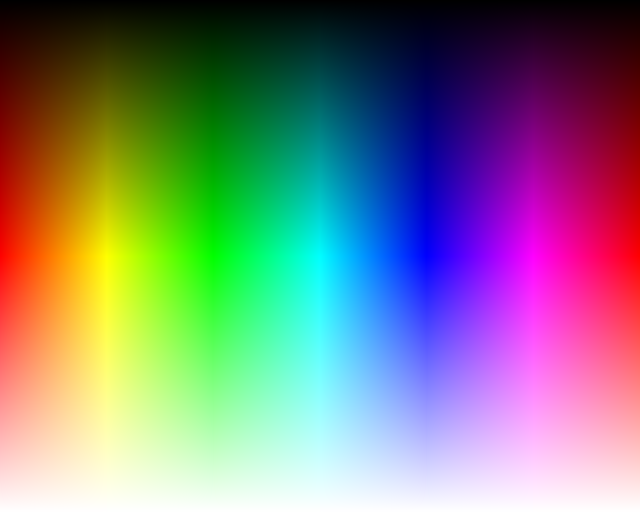
#> input picture research_findings/wrinkle-curl-risk/test_images/saturation_color_space.png, 1280 x 1024 px (shown at 1/2 size)
$ python wrinkle_curl.py test_images/saturation_color_space.png test_images/saturation_color_space.png
#> lines starting #> are read from the running program, lines starting #| are printed output that depends on the picture; after the words box and inside, x2 and y2 are one past the last pixel; in counts of white or black regions, pixels touching at a corner belong together; long printed decimals are rounded
import cv2 as cv
import numpy as np
import sys

# LOGGING = False for printing out just page assessments and significant values. True for showing intermediate images as well
# SINGLE_PAGE = False if a full assessment of a front and back is being done
LOGGING = False
SINGLE_PAGE = False

# Threshold values
WC_MIN_COV = 0.6                # Threshold for average ink density (ink drop per pixel)
WC_ASY_BOUND = 0.4              # Threshold for average ink density differences

# Constants for resizing and border sizes
BORDER_WEIGHT = 0.1             # Percentage of the image that a single border side takes up
RESIZE_WIDTH = 500              # Number of pixels wide that the resized image should be

# OpenCV defined maximum values for hue, saturation, and value
MAX_HUE = 180
MAX_SATURATION = 255
MAX_VALUE = 255

# 0 - UPPER_BLACK_VALUE = Blacks (blacks are dark no matter the saturation)
# UPPER_BLACK_VALUE - UPPER_DARK_VALUE = Dark colors (Dark no matter the saturation)
# UPPER_DARK_VALUE - MAX_VALUE = Vibrant colors (Split between medium and high saturation)
UPPER_BLACK_VALUE = 50
UPPER_DARK_VALUE = 160

# 0 - UPPER_WEAK_SATURATION = Very low saturation (0 ink weight)
# UPPER_WEAK_SATURATION - UPPER_MED_SATURATION = Medium saturation
# UPPER_MED_SATURATION - MAX_SATURATION = High saturation
UPPER_WEAK_SATURATION = 80
UPPER_MED_SATURATION = 180

# Constants that define different hues in the colorspace
# These hues will be separated individually among dark, vibrant, and medium saturation.
LOWER_RED_TWO_HUE = 160
UPPER_RED_TWO_HUE = 180

LOWER_RED_ONE_HUE = 0
UPPER_RED_ONE_HUE = 10

LOWER_ORANGE_YELLOW_HUE = 11
UPPER_ORANGE_YELLOW_HUE = 39

LOWER_GREEN_HUE = 40
UPPER_GREEN_HUE = 70

LOWER_TEAL_HUE = 71
UPPER_TEAL_HUE = 99

LOWER_BLUE_HUE = 100
UPPER_BLUE_HUE = 130

LOWER_PURPLE_PINK_HUE = 131
UPPER_PURPLE_PINK_HUE = 159


# Class to store risk scores and problematic indicators
class RiskResult:
  def __init__(self, wrinkle_score, wrinkle_problematic, curl_score, curl_problematic):
    self.wrinkle_score = wrinkle_score
    self.wrinkle_problematic = wrinkle_problematic
    self.curl_score = curl_score
    self.curl_problematic = curl_problematic


# Get the number of pixels that fall within the inputted HSV range
def get_ink_coverage(img_hsv, lower_bound, upper_bound, window_name, hue_name):
    mask = cv.inRange(img_hsv, lower_bound, upper_bound)
    coverage = cv.countNonZero(mask)

    if (LOGGING):
        print("Showing mask of hue: ", hue_name)
        cv.imshow(window_name, mask)
        k = cv.waitKey(0)

    return coverage

# Get masks of the border and inside areas of the image, inputted image is assumed to be RGB
def return_border_masks(image):
    # Calculate the positions where the top border ends and left border ends. Get percentage of image that the inner rectangle takes up
    rect_pct = 1 - 2 * BORDER_WEIGHT
    border_top = int(image.shape[0] * BORDER_WEIGHT)
    border_left = int(image.shape[1] * BORDER_WEIGHT)

   # Get dimensions of the main inner rectangle
    rect_height = int(image.shape[0] * rect_pct)
    rect_width = int(image.shape[1] * rect_pct)

   # Create the inner region mask. The borders will be white
    inside_mask = np.full(image.shape, 255, np.uint8)
    inside_mask[border_top:border_top+rect_height,border_left:border_left+rect_width] = image[border_top:border_top+rect_height,border_left:border_left+rect_width]

    # Create the border mask. The inside will be white
    border_mask = np.full(image.shape, 255, np.uint8)
    border_mask[:, 0:border_left] = image[:, 0:border_left]
    border_mask[0:border_top, :] = image[0:border_top, :]
    border_mask[:, border_left + rect_width:] = image[:, border_left + rect_width:]
    border_mask[border_top + rect_height:, :] = image[border_top + rect_height:, :]

    if (LOGGING):
        cv.imshow("Border mask", border_mask)
        k = cv.waitKey(0)

        cv.imshow("Inside mask", inside_mask)
        k = cv.waitKey(0)

    return inside_mask, border_mask, rect_height, rect_width

# Get the average ink densities of the inside mask and border mask and take the difference between the two
def get_border_difference(inside_mask, border_mask, rect_height, rect_width, page_area):
    inside_ink_coverage = get_ink_per_pixel_coverage(inside_mask, float(rect_height * rect_width))
    border_ink_coverage = get_ink_per_pixel_coverage(border_mask, (page_area - float(rect_height * rect_width)))

    print("\nAverage drops of ink per pixel in border: ", border_ink_coverage)
    print("Average drops of ink per pixel in inside: ", inside_ink_coverage)

    return abs(inside_ink_coverage - border_ink_coverage)

# Get the number of pixels in the inputted HSV image that fall within hue ranges that should have an ink density of 0.5 drops per pixel
def get_weight_half_coverage(hsv_img):
    # Light orange and yellow
    half_weight_coverage = get_ink_coverage(hsv_img, np.array([LOWER_ORANGE_YELLOW_HUE, UPPER_WEAK_SATURATION, UPPER_DARK_VALUE]),
                                            np.array([UPPER_ORANGE_YELLOW_HUE, UPPER_MED_SATURATION, MAX_VALUE]),
                                            "Masked Light Orange and Yellow", "Light Orange/Yellow")
    # Light teal
    half_weight_coverage += get_ink_coverage(hsv_img, np.array([LOWER_TEAL_HUE, UPPER_WEAK_SATURATION, UPPER_DARK_VALUE]),
                                             np.array([UPPER_TEAL_HUE, UPPER_MED_SATURATION, MAX_VALUE]),
                                             "Masked Light Teal", "Light Teal")
    # Light pink and purple
    half_weight_coverage += get_ink_coverage(hsv_img, np.array([LOWER_PURPLE_PINK_HUE, UPPER_WEAK_SATURATION, UPPER_DARK_VALUE]),
                                             np.array([UPPER_PURPLE_PINK_HUE, UPPER_MED_SATURATION, MAX_VALUE]),
                                             "Masked Light Pink/Purple", "Light Pink/Purple")

    return float(0.5 * half_weight_coverage)

# Get the number of pixels in the inputted HSV image that fall within hue ranges that should have an ink density of 1 drop per pixel
def get_weight_one_coverage(hsv_img):
    # Black
    one_weight_coverage = get_ink_coverage(hsv_img, np.array([0, 0, 0]),
                                           np.array([MAX_HUE, MAX_SATURATION, UPPER_BLACK_VALUE]),
                                           "Masked Black", "Black")
    # Light red(on both sides of the HSV hue spectrum)
    one_weight_coverage += get_ink_coverage(hsv_img, np.array([LOWER_RED_ONE_HUE, UPPER_WEAK_SATURATION, UPPER_DARK_VALUE]),
                                            np.array([UPPER_RED_ONE_HUE, UPPER_MED_SATURATION, MAX_VALUE]),
                                            "Masked Light Red One", "Light Red One")
    one_weight_coverage += get_ink_coverage(hsv_img, np.array([LOWER_RED_TWO_HUE, UPPER_WEAK_SATURATION, UPPER_DARK_VALUE]),
                                            np.array([UPPER_RED_TWO_HUE, UPPER_MED_SATURATION, MAX_VALUE]),
                                            "Masked Light Red Two", "Light Red Two")
    # Light green
    one_weight_coverage += get_ink_coverage(hsv_img, np.array([LOWER_GREEN_HUE, UPPER_WEAK_SATURATION, UPPER_DARK_VALUE]),
                                            np.array([UPPER_GREEN_HUE, UPPER_MED_SATURATION, MAX_VALUE]),
                                            "Masked Light Green", "Light Green")
    # Light blue
    one_weight_coverage += get_ink_coverage(hsv_img, np.array([LOWER_BLUE_HUE, UPPER_WEAK_SATURATION, UPPER_DARK_VALUE]),
                                            np.array([UPPER_BLUE_HUE, UPPER_MED_SATURATION, MAX_VALUE]),
                                            "Masked Light Blue", "Light Blue")
    # Vibrant orange and yellow
    one_weight_coverage += get_ink_coverage(hsv_img, np.array([LOWER_ORANGE_YELLOW_HUE, UPPER_MED_SATURATION, UPPER_DARK_VALUE]),
                                            np.array([UPPER_ORANGE_YELLOW_HUE, MAX_SATURATION, MAX_VALUE]),
                                            "Masked Vibrant Orange/Yellow", "Vibrant Orange/Yellow")
    # Vibrant teal
    one_weight_coverage += get_ink_coverage(hsv_img, np.array([LOWER_TEAL_HUE, UPPER_MED_SATURATION, UPPER_DARK_VALUE]),
                                            np.array([UPPER_TEAL_HUE, MAX_SATURATION, MAX_VALUE]),
                                            "Masked Vibrant Teal", "Vibrant Teal")
    # Vibrant pink and purple
    one_weight_coverage += get_ink_coverage(hsv_img, np.array([LOWER_PURPLE_PINK_HUE, UPPER_MED_SATURATION, UPPER_DARK_VALUE]),
                                            np.array([UPPER_PURPLE_PINK_HUE, MAX_SATURATION, MAX_VALUE]),
                                            "Masked Vibrant Pink/Purple", "Vibrant Pink/Purple")

    return float(one_weight_coverage)

# Get the number of pixels in the inputted HSV image that fall within hue ranges that should have an ink density of 1.5 drops per pixel
def get_weight_one_half_coverage(hsv_img):
   # Dark orange
   one_half_weight_coverage = get_ink_coverage(hsv_img, np.array([LOWER_ORANGE_YELLOW_HUE, 0, UPPER_BLACK_VALUE]),
                                               np.array([UPPER_ORANGE_YELLOW_HUE, MAX_SATURATION, UPPER_DARK_VALUE]),
                                               "Masked Dark Orange/Yellow", "Dark Orange/Yellow")
   # Dark teal
   one_half_weight_coverage += get_ink_coverage(hsv_img, np.array([LOWER_TEAL_HUE, 0, UPPER_BLACK_VALUE]),
                                                np.array([UPPER_TEAL_HUE, MAX_SATURATION, UPPER_DARK_VALUE]),
                                                "Masked Dark Teal", "Dark Teal")
    # Dark pink and purple
   one_half_weight_coverage += get_ink_coverage(hsv_img, np.array([LOWER_PURPLE_PINK_HUE, 0, UPPER_BLACK_VALUE]),
                                                np.array([UPPER_PURPLE_PINK_HUE, MAX_SATURATION, UPPER_DARK_VALUE]),
                                                "Masked Dark Pink/Purple", "Dark Pink/Purple")

   return float (1.5 * one_half_weight_coverage)

# Get the number of pixels in the inputted HSV image that fall within hue ranges that should have an ink density of 2 drops per pixel
def get_weight_two_coverage(hsv_img):
   # Dark and Vibrant Red (both sides of the HSV hue spectrum)
   two_weight_coverage = get_ink_coverage(hsv_img, np.array([LOWER_RED_ONE_HUE, UPPER_MED_SATURATION, UPPER_BLACK_VALUE]),
                                          np.array([UPPER_RED_ONE_HUE, MAX_SATURATION, MAX_VALUE]),
                                          "Masked Dark and Vibrant Red One", "Dark and Vibrant Red One")
   two_weight_coverage += get_ink_coverage(hsv_img, np.array([LOWER_RED_TWO_HUE, UPPER_MED_SATURATION, UPPER_BLACK_VALUE]),
                                           np.array([UPPER_RED_TWO_HUE, MAX_SATURATION, MAX_VALUE]),
                                           "Masked Dark and Vibrant Red Two", "Dark and Vibrant Red Two")
   # Dark and Vibrant Green
   two_weight_coverage += get_ink_coverage(hsv_img, np.array([LOWER_GREEN_HUE, UPPER_MED_SATURATION, UPPER_BLACK_VALUE]),
                                           np.array([UPPER_GREEN_HUE, MAX_SATURATION, MAX_VALUE]),
                                           "Masked Dark and Vibrant Green", "Dark and Vibrant Green")
   # Dark and Vibrant Blue
   two_weight_coverage += get_ink_coverage(hsv_img, np.array([LOWER_BLUE_HUE, UPPER_MED_SATURATION, UPPER_BLACK_VALUE]),
                                           np.array([UPPER_BLUE_HUE, MAX_SATURATION, MAX_VALUE]),
                                           "Masked Dark and Vibrant Blue", "Dark and Vibrant Blue")

   return float(2 * two_weight_coverage)

# Get the overall average ink drop per pixel value for the whole image, using a weighted average
def get_ink_per_pixel_coverage(hsv_img, area):

    # get all coverages of different weights

    if (LOGGING):
        print("\nGetting hues with ink density 0.5 drops/pixel...")

    half_weight_coverage = get_weight_half_coverage(hsv_img)

    if (LOGGING):
        print("\nGetting hues with ink density 1 drop/pixel...")

    one_weight_coverage = get_weight_one_coverage(hsv_img)

    if (LOGGING):
        print("\nGetting hues with ink density 2 drops/pixel...")

    two_weight_coverage = get_weight_two_coverage(hsv_img)

    if (LOGGING):
        print("\nGetting hues with ink density 1.5 drops/pixel...")

    one_half_weight_coverage = get_weight_one_half_coverage(hsv_img)

    # Get sum of all coverages and divide by the total area of the image
    total_ink_coverage = one_weight_coverage + two_weight_coverage + half_weight_coverage + one_half_weight_coverage
    overall_coverage = float(total_ink_coverage / area)

    return overall_coverage


# For resizing the image
def resize(img):
    dim = (RESIZE_WIDTH, int(float(RESIZE_WIDTH) *  float(img.shape[0]) / float(img.shape[1])))
    resized = cv.resize(img, dim)
    return resized

# Do a single page assessment of the inputted OpenCV image object
def get_single_page_assessment(img):

    # Resize image
    img = resize(img)

    if (LOGGING):
        cv.imshow("Original Image Resized", img)

    # Convert to HSV color space
    hsvcolorspace = cv.cvtColor(img, cv.COLOR_BGR2HSV)

    if (LOGGING):
        cv.imshow("HSV Converted Image", hsvcolorspace)
        k = cv.waitKey(0)

    # get page area and get the average ink density
    page_area = float(hsvcolorspace.shape[0] * hsvcolorspace.shape[1])

    total_coverage = get_ink_per_pixel_coverage(hsvcolorspace, page_area)
    print("\nAverage drops of ink per pixel: ", total_coverage)

    # Use the resized RGB image (before converting to hsv) to get the border and non-border masks
    inside_mask, border_mask, rect_height, rect_width = return_border_masks(img)
    inside_hsv = cv.cvtColor(inside_mask, cv.COLOR_BGR2HSV)
    border_hsv = cv.cvtColor(border_mask, cv.COLOR_BGR2HSV)

    if (LOGGING):
        cv.imshow("HSV Converted Inside Mask", inside_hsv)
        k = cv.waitKey(0)
        cv.imshow("HSV Converted Border Mask", border_hsv)
        k = cv.waitKey(0)

    # Get the difference in ink densities between border and non-border areas
    border_difference = get_border_difference(inside_hsv, border_hsv, rect_height, rect_width, page_area)
    print("\nDifference in average drops of ink per pixel for border areas vs inside: ", border_difference, "\n")

    if (border_difference > WC_ASY_BOUND and SINGLE_PAGE == True):
        print("\nCurl Problematic: Border coverage differences are large\n")

    if (total_coverage > WC_MIN_COV):
        print("Wrinkle Problematic: High levels of overall coverage\n")

    return total_coverage, border_difference

# Do a full risk assessment for an inputted front and back image file names
def get_double_sided_page_assessment(front_img_path, back_img_path):
    # Setting up variables to store results
#> called with front_img_path = 'test_images/saturation_color_space.png', back_img_path = 'test_images/saturation_color_space.png'
    front_result = RiskResult(0.0, False, 0.0, False)
    back_result = RiskResult(0.0, False, 0.0, False)

    # Read in front and back images to OpenCV
    front = cv.imread(front_img_path)
#> front is the input picture: shape (1024, 1280, 3); mean B, G, R 127, 127, 127
    back = cv.imread(back_img_path)
    back = cv.flip(back, 1)
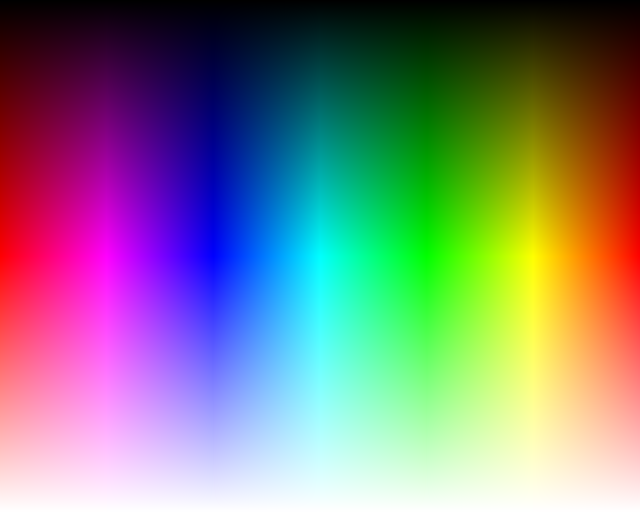
#> back: shape (1024, 1280, 3) (shown at 1/2 size); mean B, G, R 127, 127, 127

    # Get single page assessments of both pages
    print("\n--- FRONT PAGE ASSESSMENT ---")
    front_coverage, front_border_diff = get_single_page_assessment(front)
#> in get_ink_coverage, `mask = cv.inRange(img_hsv, lower_bound, upper_bound)`:
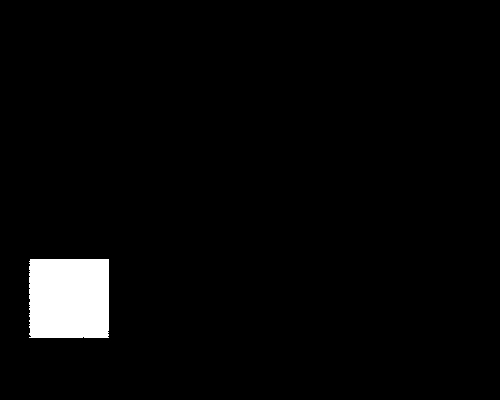
#> mask: shape (400, 500); 3.1% white; 1 white region, box (x1, y1, x2, y2) and area: (29, 259, 109, 338) 6282
#> in get_ink_coverage, `coverage = cv.countNonZero(mask)`: coverage = 6282
#> in get_weight_half_coverage, `half_weight_coverage += get_ink_coverage(hsv_img, np.array([LOWER_TEAL..`: half_weight_coverage = 12585
#> in get_weight_half_coverage, `half_weight_coverage += get_ink_coverage(hsv_img, np.array([LOWER_PURP..`: half_weight_coverage = 18875
#> in get_ink_per_pixel_coverage, `half_weight_coverage = get_weight_half_coverage(hsv_img)`: half_weight_coverage = 9437.5
#> in get_weight_one_coverage, `one_weight_coverage = get_ink_coverage(hsv_img, np.array([0, 0, 0]), n..`: one_weight_coverage = 20000
#> in get_weight_one_coverage, `one_weight_coverage += get_ink_coverage(hsv_img, np.array([LOWER_RED_O..`: one_weight_coverage = 22456
#> in get_weight_one_coverage, `one_weight_coverage += get_ink_coverage(hsv_img, np.array([LOWER_RED_T..`: one_weight_coverage = 26849
#> in get_weight_one_coverage, `one_weight_coverage += get_ink_coverage(hsv_img, np.array([LOWER_GREEN..`: one_weight_coverage = 33739
#> in get_weight_one_coverage, `one_weight_coverage += get_ink_coverage(hsv_img, np.array([LOWER_BLUE_..`: one_weight_coverage = 40625
#> in get_weight_one_coverage, `one_weight_coverage += get_ink_coverage(hsv_img, np.array([LOWER_ORANG..`: one_weight_coverage = 51313
#> in get_weight_one_coverage, `one_weight_coverage += get_ink_coverage(hsv_img, np.array([LOWER_TEAL_..`: one_weight_coverage = 62021
#> in get_weight_one_coverage, `one_weight_coverage += get_ink_coverage(hsv_img, np.array([LOWER_PURPL..`: one_weight_coverage = 72738
#> in get_weight_two_coverage, `two_weight_coverage = get_ink_coverage(hsv_img, np.array([LOWER_RED_ON..`: two_weight_coverage = 6971
#> in get_weight_two_coverage, `two_weight_coverage += get_ink_coverage(hsv_img, np.array([LOWER_RED_T..`: two_weight_coverage = 19098
#> in get_weight_two_coverage, `two_weight_coverage += get_ink_coverage(hsv_img, np.array([LOWER_GREEN..`: two_weight_coverage = 38286
#> in get_weight_two_coverage, `two_weight_coverage += get_ink_coverage(hsv_img, np.array([LOWER_BLUE_..`: two_weight_coverage = 57446
#> in get_ink_per_pixel_coverage, `two_weight_coverage = get_weight_two_coverage(hsv_img)`: two_weight_coverage = 114892
#> in get_weight_one_half_coverage, `one_half_weight_coverage = get_ink_coverage(hsv_img, np.array([LOWER_O..`: one_half_weight_coverage = 6883
#> in get_ink_coverage (call 17), `mask = cv.inRange(img_hsv, lower_bound, upper_bound)`:
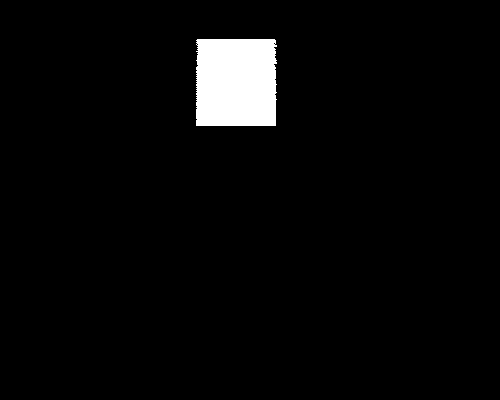
#> mask: shape (400, 500); 3.5% white; 1 white region, box (x1, y1, x2, y2) and area: (196, 39, 277, 126) 6903
#> in get_ink_coverage (call 17), `coverage = cv.countNonZero(mask)`: coverage = 6903
#> in get_weight_one_half_coverage, `one_half_weight_coverage += get_ink_coverage(hsv_img, np.array([LOWER_..`: one_half_weight_coverage = 13786
#> in get_ink_coverage (call 18), `mask = cv.inRange(img_hsv, lower_bound, upper_bound)`:
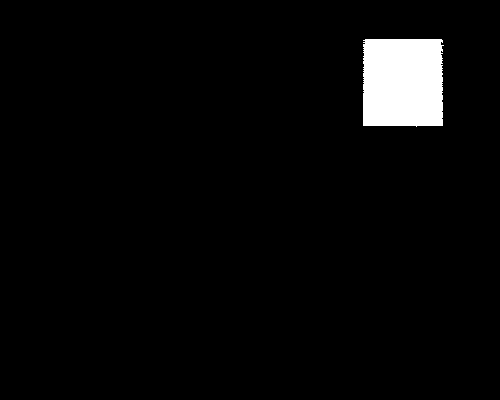
#> mask: shape (400, 500); 3.4% white; 1 white region, box (x1, y1, x2, y2) and area: (363, 39, 444, 127) 6897
#> in get_ink_coverage (call 18), `coverage = cv.countNonZero(mask)`: coverage = 6897
#> in get_weight_one_half_coverage, `one_half_weight_coverage += get_ink_coverage(hsv_img, np.array([LOWER_..`: one_half_weight_coverage = 20683
#> in get_ink_per_pixel_coverage, `one_half_weight_coverage = get_weight_one_half_coverage(hsv_img)`: one_half_weight_coverage = 31024.5
#> in get_ink_per_pixel_coverage, `total_ink_coverage = one_weight_coverage + two_weight_coverage + half_..`: total_ink_coverage = 228092
#> in get_ink_per_pixel_coverage, `overall_coverage = float(total_ink_coverage / area)`: overall_coverage = 1.14
#| Average drops of ink per pixel:  1.140
#> in return_border_masks, `inside_mask[border_top:border_top+rect_height,border_left:border_left+..`:
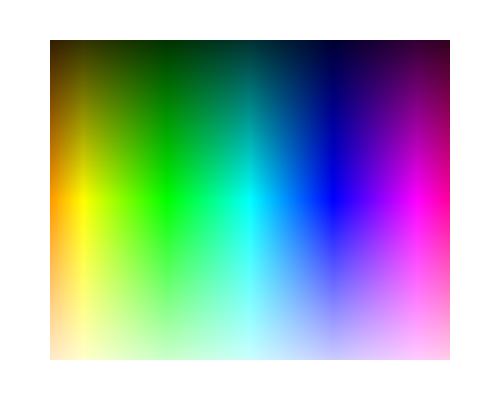
#> inside_mask: shape (400, 500, 3); mean B, G, R 181.6, 181.6, 160.8
#> in return_border_masks, `border_mask[border_top + rect_height:, :] = image[border_top + rect_he..`:
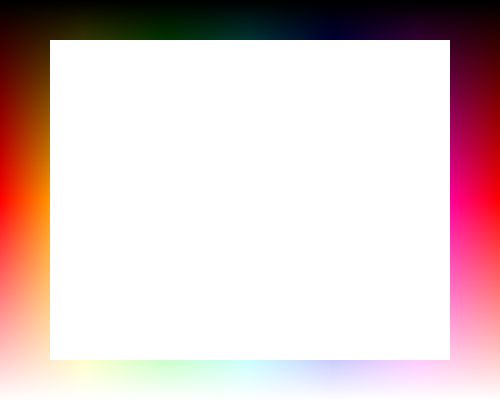
#> border_mask: shape (400, 500, 3); mean B, G, R 200.3, 200.3, 221.2
#> in get_single_page_assessment, `inside_mask, border_mask, rect_height, rect_width = return_border_mask..`: rect_height = 320; rect_width = 400
#> in get_ink_coverage (call 19), `mask = cv.inRange(img_hsv, lower_bound, upper_bound)`:
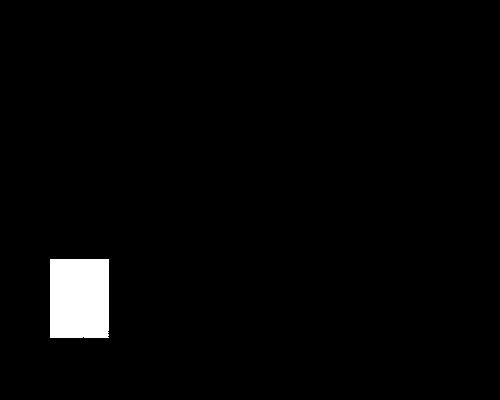
#> mask: shape (400, 500); 2.3% white; 1 white region, box (x1, y1, x2, y2) and area: (50, 259, 109, 338) 4657
#> in get_ink_coverage (call 19), `coverage = cv.countNonZero(mask)`: coverage = 4657
#> (the rest of the program and of its run is left out)
